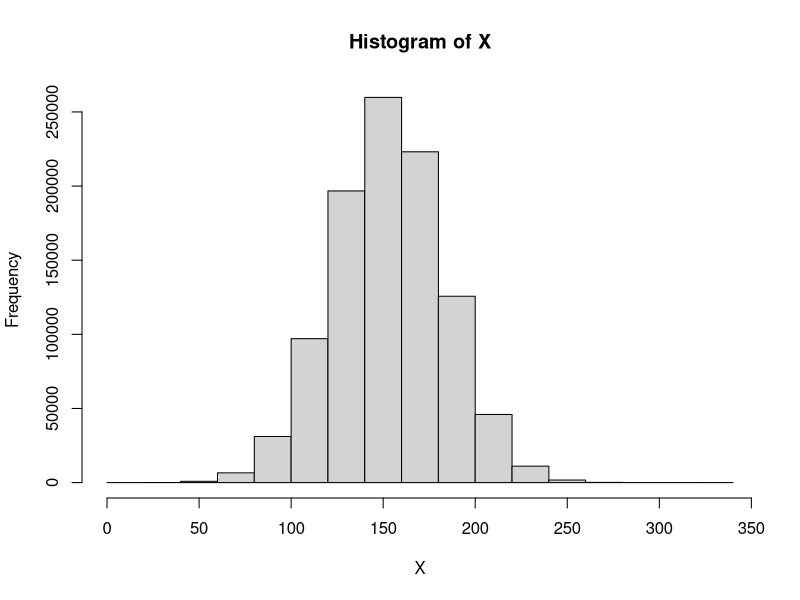
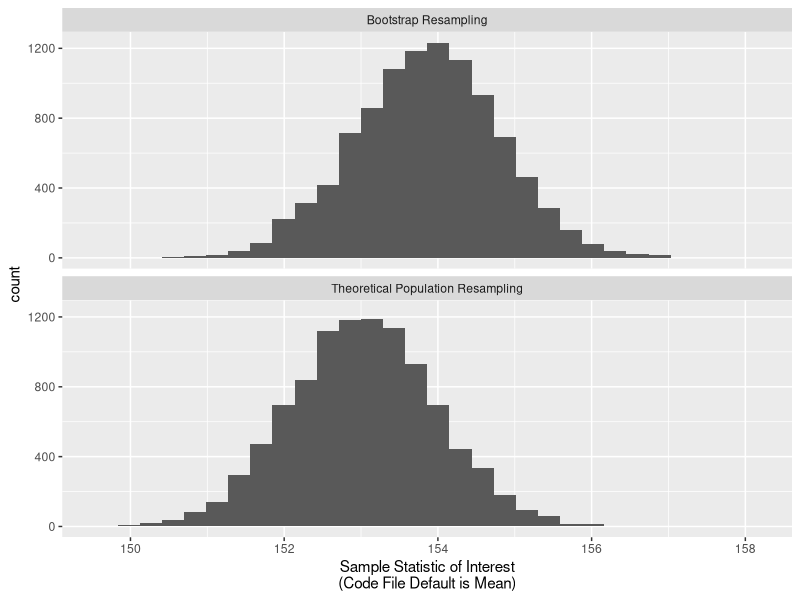
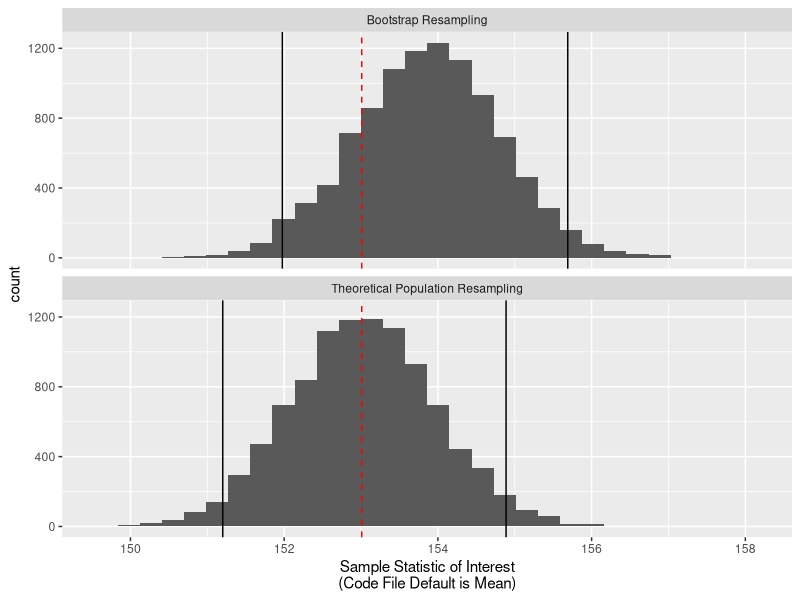

R code for these plots, in order:
rm(list=ls())
library(ggplot2)


# Constructing population -------------------------------------------------

set.seed(12345)
N <- 1000000
X <- rnorm(N, 153, 30)

hist(X)
mean(X)


# Drawing a sample --------------------------------------------------------

set.seed(12345)
n <- 1000
x <- sample(X,n)
mean(x)


# Classical approach to confidence interval for sample mean ---------------

#Confidence interval computed "manually":
alpha <- 0.05 #0.05 for 95% confidence interval
standard.error <- sd(x)/sqrt(n) #the standard deviation of the sample mean
critical.value <- qt(1 - alpha/2, df = n - 1) #t distribution critical value
#95% CI:
mean(x) - critical.value*standard.error; mean(x) + critical.value*standard.error


#Using canned function:
t.test(x)$conf.int


# Bootstrap prep ----------------------------------------------------------

#number of bootstrap iterations:
B <- 10000

#function for statistic of interest:
statint <- mean

#Note: we can bootstrap any statistic, not just the mean,
#and this can be done for multivariate settings as well!

#Create (empty) object(s) that will store results
bootout <- rep(NA,B)


# Run the bootstrap -------------------------------------------------------

set.seed(123)

for (i in 1:B){
  
  x.b <- sample(x = x, size = n, replace = TRUE)
  bootout[i] <- statint(x.b)
  
}

#Bootstrap standard error
sd(bootout)

#Bootstrap 95% Confidence Interval:
quantile(bootout, probs = c(0.025,0.975))

#What if the sample function had set replace = FALSE?


# Comparing bootstrap distribution to true distribution -------------------

#Imagine theoretically if we did have unlimited resources and time
#and could have actually sampled over and over again from the Population.
#This would let us see what the true (theoretical) distribution of the
#statistic of interest looks like

theoryout <- rep(NA,B)

set.seed(123)
for (i in 1:B){
  
  #Note that now we are resampling from X (population), not x (sample)
  x.theory <- sample(x = X, size = n)
  theoryout[i] <- statint(x.theory)
  
}

sd(bootout)
sd(theoryout)

#Interval length:
quantile(bootout, probs = c(0.975)) - 
  quantile(bootout, probs = c(0.025))
quantile(theoryout, probs = c(0.975)) - 
  quantile(theoryout, probs = c(0.025))

pframe <- data.frame(sample.stat = c(bootout,theoryout),
                     method = c(rep("Bootstrap Resampling",B),
                                rep("Theoretical Population Resampling", B)))
ggplot(pframe, aes(x = sample.stat)) + geom_histogram() +
  facet_wrap(~ method, ncol = 1) + 
  xlab("Sample Statistic of Interest\n(Code File Default is Mean)")

library(dplyr)
pframe.add <- pframe %>% group_by(method) %>%
  summarise(low = quantile(sample.stat, probs = 0.025),
            high = quantile(sample.stat, probs = 0.975))

ggplot(pframe, aes(x = sample.stat)) + geom_histogram() +
  facet_wrap(~ method, ncol = 1) + 
  geom_vline(data = pframe.add, aes(xintercept = low)) + 
  geom_vline(data = pframe.add, aes(xintercept = high)) + 
  xlab("Sample Statistic of Interest\n(Code File Default is Mean)") +
  geom_vline(xintercept = mean(X), color = "red", linetype = 2)


# Alternative implementation ----------------------------------------------

#In programming in general, the same task can often be implemented
#using several different approaches.

#As an example, the following is an alternative implementation
#of the bootstrap that avoids the explicit use of a for-loop.

set.seed(123)

#Generate all random re-samples at once:
x.b.all <- replicate(B, expr = sample(x = x, size = n, replace = TRUE))
dim(x.b.all)

#Compute the summary statistic on all re-samples:
bootout.alt <- apply(x.b.all, MARGIN = 2, FUN = statint)
length(bootout.alt)

#95% Confidence Interval:
quantile(bootout.alt, probs = c(0.025,0.975))

#Compare that to the earlier CI:
quantile(bootout, probs = c(0.025,0.975))


# A more complicated example ----------------------------------------------

#Population with two variables
library(mvtnorm)
set.seed(12345)
N <- 1000000
matout <- rmvnorm(N, mean = c(50,75), sigma = matrix(c(1,0.1,0.1,1), nrow = 2))
X <- matout[,1]
W <- matout[,2]
cor(X,W)

#Sample
set.seed(12345)
n <- 1000
k <- sample(1:N, n)
x <- X[k]
w <- W[k]
cor(x,w)

#Bivariate statistic of interest
statint2 <- cor

#Bootstrapped confidence interval on the correlation
B <- 10000
bootout2 <- rep(NA,B)

set.seed(123)
for (i in 1:B){
  
  k.b <- sample(1:n, n, replace = TRUE)
  x.b <- x[k.b]
  w.b <- w[k.b]
  bootout2[i] <- statint2(x.b, w.b)
  
}

quantile(bootout2, probs = c(0.025,0.975))
